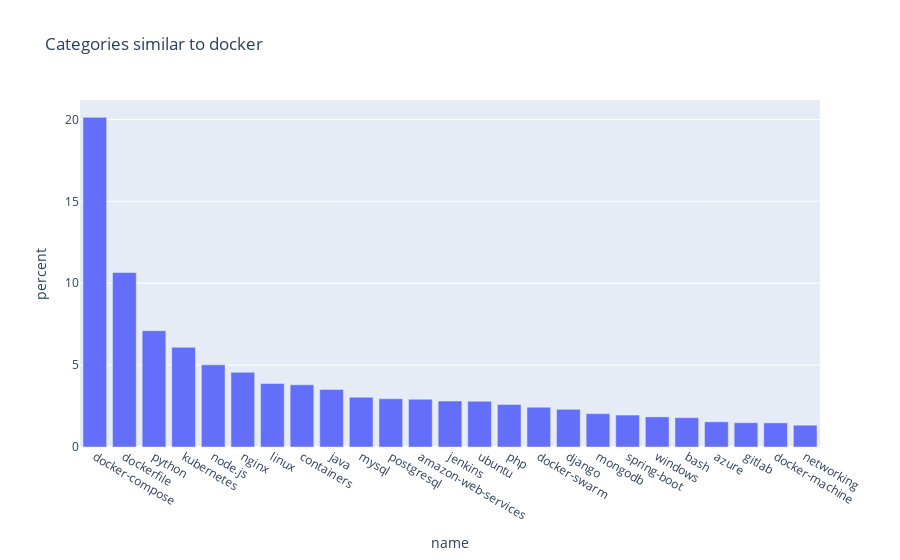

Here is the notebook cell this chart was saved with:
### Code cell
CATEGORY = "docker"
similars = pd.read_sql("""
    select count(*) as nb, c.name from question_category qc
    join question_category qc1 on qc.question_id = qc1.question_id
    join category c on qc1.category_id = c.id
    join category c1 on qc.category_id = c1.id
    where c1.name = %(category)s and qc.id <> qc1.id
    group by c.name
    order by nb desc
    limit 25
""", client, params={"category": CATEGORY})

total = np.sum(similars["nb"])
similars["percent"] = similars["nb"] / total * 100

fig = px.bar(similars, x='name', y='percent', title="Categories similar to " + CATEGORY)
fig.show()

### Figure 1 — Plotly figure (JSON) as saved in the notebook; plotly's stock layout.template omitted (floating-point values rounded to 4 significant figures)
{"data": [{"alignmentgroup": "True", "hovertemplate": "name=%{x}<br>percent=%{y}<extra></extra>", "legendgroup": "", "marker": {"color": "#636efa", "pattern": {"shape": ""}}, "name": "", "offsetgroup": "", "orientation": "v", "showlegend": false, "textposition": "auto", "type": "bar", "x": ["docker-compose", "dockerfile", "python", "kubernetes", "node.js", "nginx", "linux", "containers", "java", "mysql", "postgresql", "amazon-web-services", "jenkins", "ubuntu", "php", "docker-swarm", "django", "mongodb", "spring-boot", "windows", "bash", "azure", "gitlab", "docker-machine", "networking"], "xaxis": "x", "y": [20.13, 10.65, 7.099, 6.086, 5.017, 4.558, 3.883, 3.798, 3.517, 3.039, 2.945, 2.917, 2.804, 2.795, 2.598, 2.429, 2.298, 2.035, 1.951, 1.838, 1.791, 1.538, 1.482, 1.472, 1.332], "yaxis": "y"}], "layout": {"barmode": "relative", "legend": {"tracegroupgap": 0}, "title": {"text": "Categories similar to docker"}, "xaxis": {"anchor": "y", "domain": [0, 1], "title": {"text": "name"}}, "yaxis": {"anchor": "x", "domain": [0, 1], "title": {"text": "percent"}}}}
